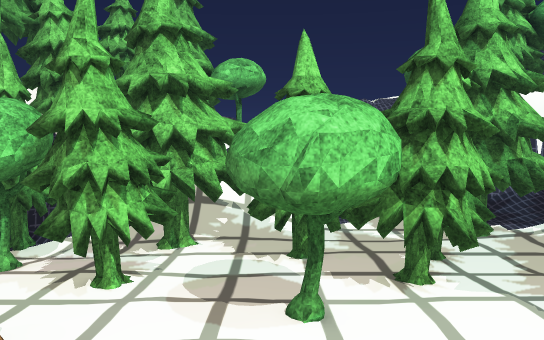
[1] (above)

24 first-person views from a walk through a 3-D level made in the Unity game engine. The camera is 1.4 m above the floor, tilts 8° down and sees 70° across. The floor is counted in squares, 0.5 m on a side. Each view is taken from the middle of a square. On the plan, view 1 faces up. The plan holds only what a view shows up to about 20 squares ahead; the rest is blank. The place goes on beyond the plan. Surface patterns are stand-ins for the level's own textures.

[2]
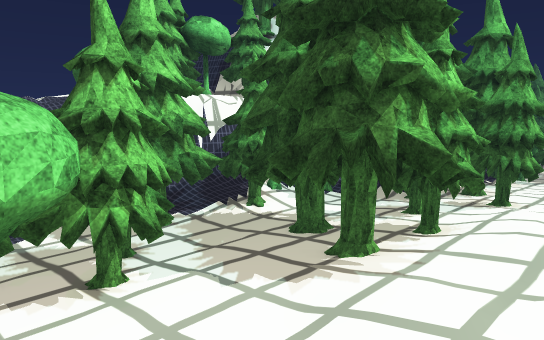

[3]
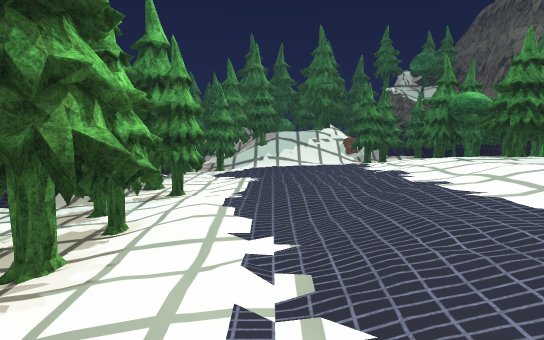

[4]
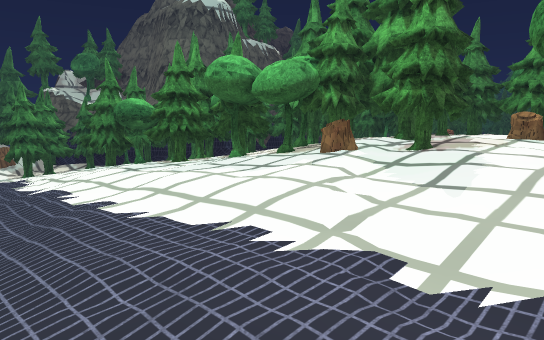

[5]
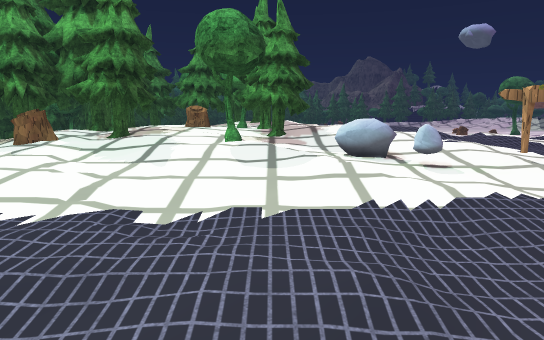

[6]
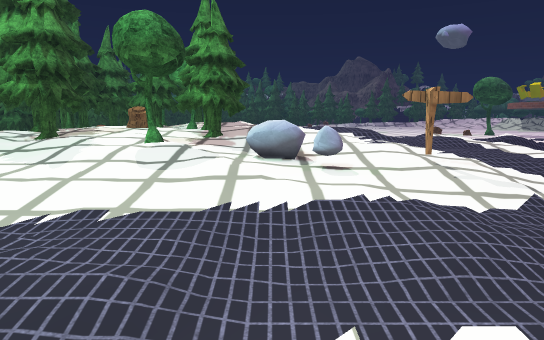

[7]
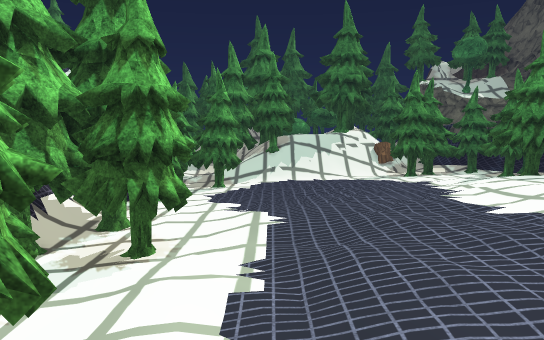

[8]
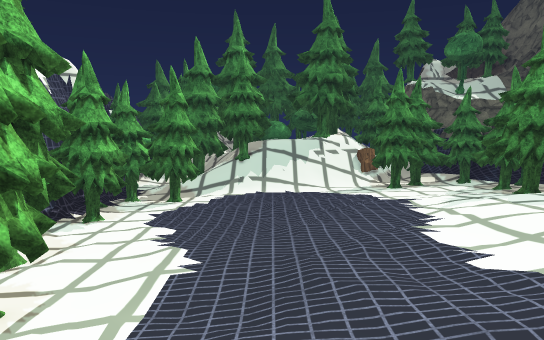

[9]
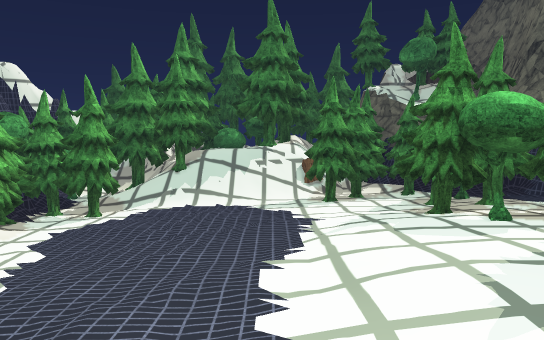

[10]
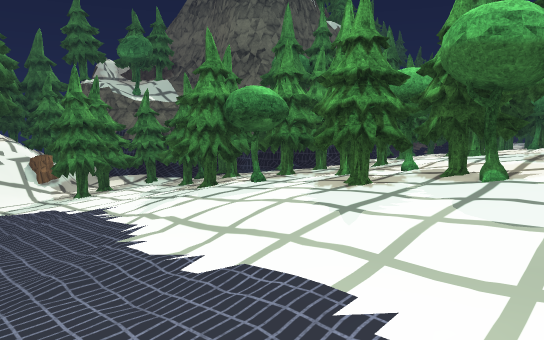

[11]
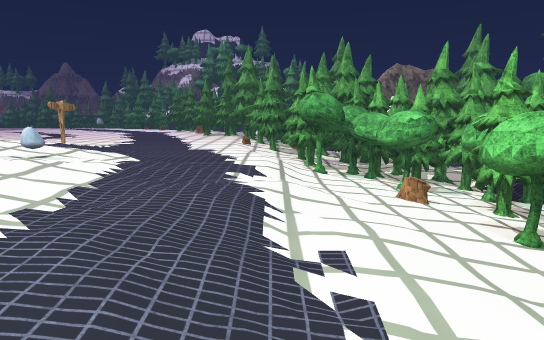

[12]
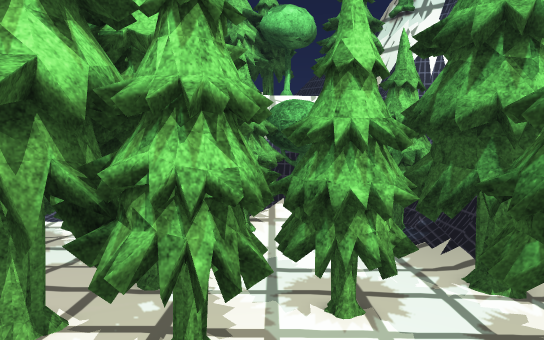

[13]
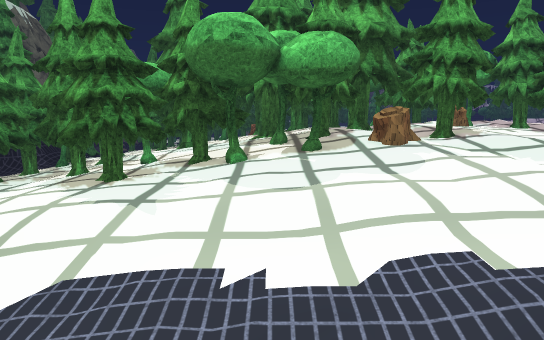

[14]
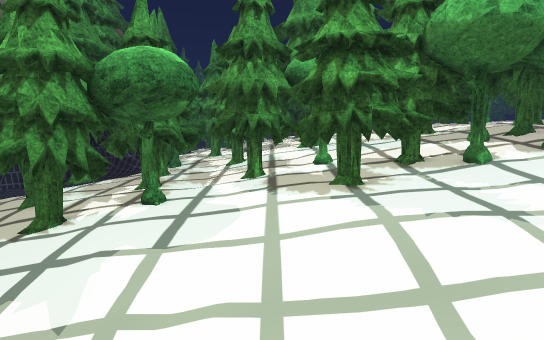

[15]
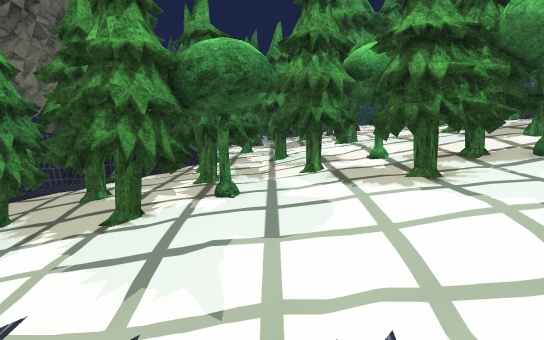

[16]
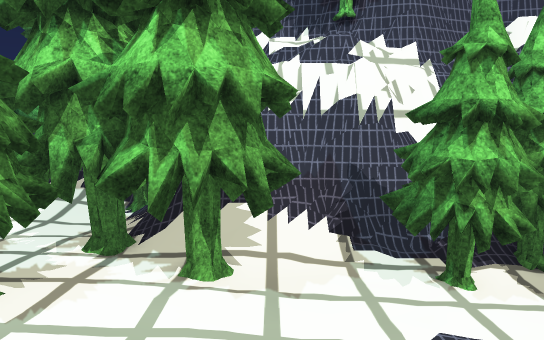

[17]
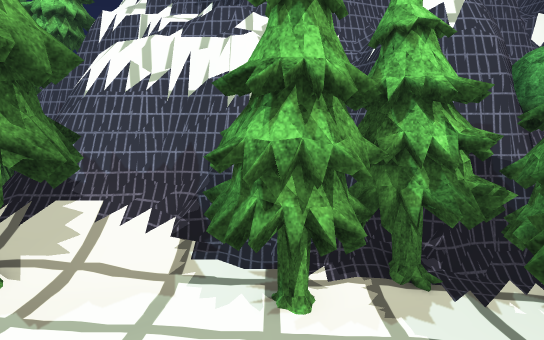

[18]
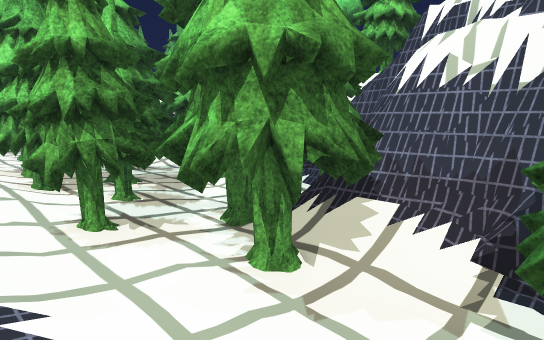

[19]
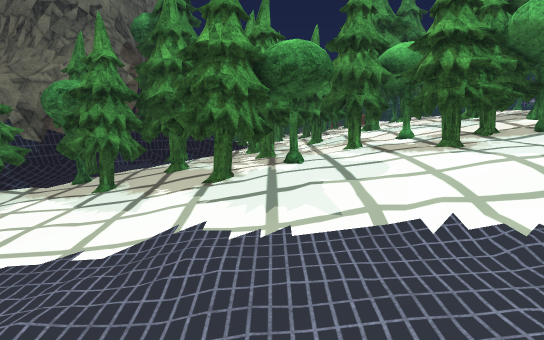

[20]
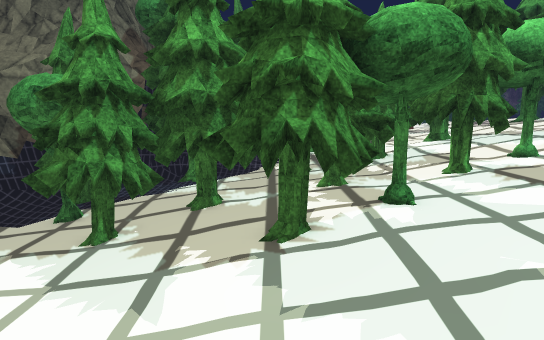

[21]
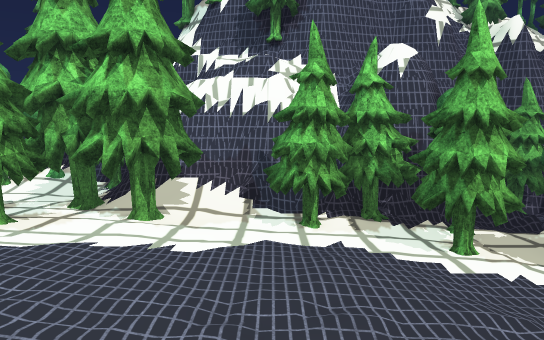

[22]
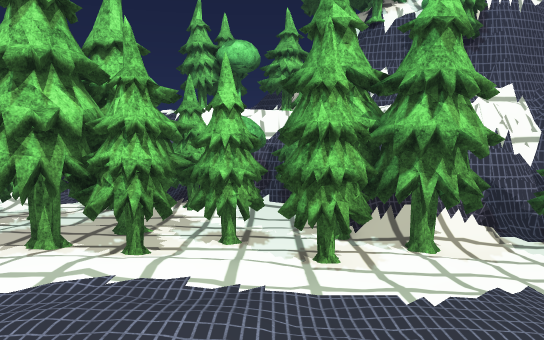

[23]
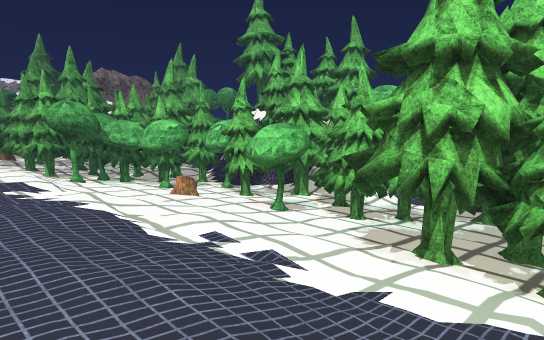

[24]
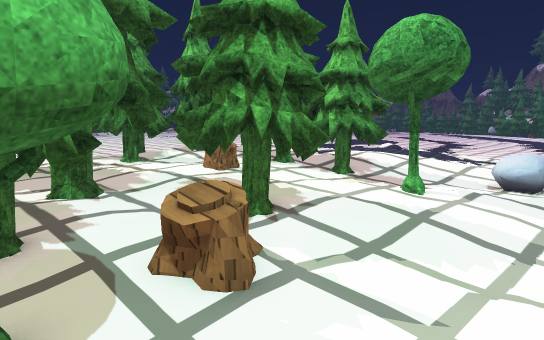

### Floor plan
Key: @ floor where view 1 was taken; # wall or solid block; . main floor; : floor 0.25 m higher than the main floor; - floor 0.25 m lower than the main floor; + floor 0.5 m higher than the main floor; _ floor 0.5 m lower than the main floor; * floor 0.75 m higher than the main floor; < floor 0.75 m lower than the main floor; % floor 1 m higher than the main floor; ( floor 1 m lower than the main floor; ! floor 1.25 m lower than the main floor; / step, stairs or slope; = window, fence, low wall or low ledge; O other object.
Columns run from 8 left of view 1 to 32 right of it. Each row starts with its distance up from view 1.
 14 O    OO       OOOOOO ##  O O
 13 OO OOOOO       OOOOOOO# OOOO
 12 O!!OOOOO      OOO!!OOO!!!OOO######  ##
 11   # OOOOOOO OOO!!O O !!!!!  =#########
 10  ##  O!!OO  OOO!!OOOOO!!!OO O#===########
  9   #OOOO(((OOOO((OOOOOO!!OOOO  OO/==(=OO##
  8    OOO(   OOOO((OOOOOO O(OOOOOOO/!OOOOOOO
  7    (OO(####OO((OOOOOOOOOOOOOOOOO!!OOOOOOO
  6  # (((<####(((OOOOOOOOOOOOOOOOOO!!OOOOOOO
  5 ##<-<<<<##<<<<OOOOOOOOOOOOOOOOOO!!!OO!OO
  4  <<<<<<<<<<<<<OOOOOOOO<<OOOO((((((!!!!OOO
  3  <<<<<<<<<<<<<<<OO_OO<<<<OO(((((((!!!!!OO
  2  <<<<___________<_____<<<<<<<<(((((((!!!!
  1 <<<__/_________________<<<<<<<<(((((((!!!
  0 //_  --_@_-______________<<<<<<<(((((((!
 -1 ---/----/--------___________<<<<<((((((!
 -2 --------/---/-------_--______<<<<<(((((!
 -3 --------......-.--------______<<<<((((((
 -4 --------...........------_____<<<<<(((((
 -5 --...--.............------_____<<<<<((((!
 -6  ....................------_____<<<<(((((
 -7 -.............:::.......-----____<<<(((((
 -8 ......:......:::::::.......---____<<<(((O
 -9 ......:::::::::::::::.......---____<<(((O
-10 .....::::::::::::::::.....OO---___OOO<(((
-11 OOO:O:::::::::::::::::...OOOO--###OOO<(((
-12 :::::/O:::+++::::+::#####OOOO--###OOO<OOO
-13 :::::/O:: ###++:++O######OOOO--## OOOOOOO
-14 ::++:::::####+OOOOO#####OOO #OOOOOO OOOOO
-15 :+++++:::: ##+OOOO+OO###OO###OOOOOOOOOO
-16 :+++++++OOO+++OOOO+OO##    ##OOOOOO_O
-17 :++++++OOOO++++ OOOOO# ::.     _ O _<<
-18 +++++**OOOO++++*OOOOOOOOO...---_OOOO<
-19   ++ ***OOOO+%**OOOOOOOOO:..- OOOOOO O O
-20          OOO %**O   OOOOO ...OOOO   OOOOO
-21           O            OOOOOO       OOOO#

Positions as (right, up) in squares from view 1, and headings:
1: (0, 0), facing up
2: (0, 0), facing up-right
3: (0, 0), facing right
4: (1, -1), facing down-right
5: (1, 1), facing down
6: (-2, 1), facing down
7: (8, 1), facing right
8: (11, -1), facing right
9: (12, -5), facing right
10: (12, -1), facing down-right
11: (12, -1), facing left
12: (13, -1), facing up
13: (14, 0), facing down
14: (21, -2), facing down
15: (23, -2), facing down
16: (23, -2), facing up
17: (27, 0), facing up
18: (27, 1), facing up-left
19: (25, 1), facing down
20: (27, -4), facing down
21: (26, -7), facing up
22: (16, -7), facing up
23: (13, -6), facing up-left
24: (13, -9), facing down-left
